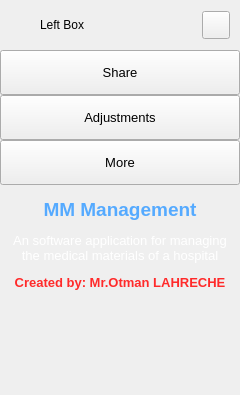
        <widget class="QFrame" name="extraLeftBox">
         <property name="minimumSize">
          <size>
           <width>0</width>
           <height>0</height>
          </size>
         </property>
         <property name="maximumSize">
          <size>
           <width>0</width>
           <height>16777215</height>
          </size>
         </property>
         <property name="frameShape">
          <enum>QFrame::NoFrame</enum>
         </property>
         <property name="frameShadow">
          <enum>QFrame::Raised</enum>
         </property>
         <layout class="QVBoxLayout" name="extraColumLayout">
          <property name="spacing">
           <number>0</number>
          </property>
          <property name="leftMargin">
           <number>0</number>
          </property>
          <property name="topMargin">
           <number>0</number>
          </property>
          <property name="rightMargin">
           <number>0</number>
          </property>
          <property name="bottomMargin">
           <number>0</number>
          </property>
          <item>
           <widget class="QFrame" name="extraTopBg">
            <property name="minimumSize">
             <size>
              <width>0</width>
              <height>50</height>
             </size>
            </property>
            <property name="maximumSize">
             <size>
              <width>16777215</width>
              <height>50</height>
             </size>
            </property>
            <property name="frameShape">
             <enum>QFrame::NoFrame</enum>
            </property>
            <property name="frameShadow">
             <enum>QFrame::Raised</enum>
            </property>
            <layout class="QVBoxLayout" name="verticalLayout_5">
             <property name="spacing">
              <number>0</number>
             </property>
             <property name="leftMargin">
              <number>0</number>
             </property>
             <property name="topMargin">
              <number>0</number>
             </property>
             <property name="rightMargin">
              <number>0</number>
             </property>
             <property name="bottomMargin">
              <number>0</number>
             </property>
             <item>
              <layout class="QGridLayout" name="extraTopLayout">
               <property name="leftMargin">
                <number>10</number>
               </property>
               <property name="rightMargin">
                <number>10</number>
               </property>
               <property name="horizontalSpacing">
                <number>10</number>
               </property>
               <property name="verticalSpacing">
                <number>0</number>
               </property>
               <item row="0" column="0">
                <widget class="QFrame" name="extraIcon">
                 <property name="minimumSize">
                  <size>
                   <width>20</width>
                   <height>0</height>
                  </size>
                 </property>
                 <property name="maximumSize">
                  <size>
                   <width>20</width>
                   <height>20</height>
                  </size>
                 </property>
                 <property name="frameShape">
                  <enum>QFrame::NoFrame</enum>
                 </property>
                 <property name="frameShadow">
                  <enum>QFrame::Raised</enum>
                 </property>
                </widget>
               </item>
               <item row="0" column="1">
                <widget class="QLabel" name="extraLabel">
                 <property name="minimumSize">
                  <size>
                   <width>150</width>
                   <height>0</height>
                  </size>
                 </property>
                 <property name="text">
                  <string>Left Box</string>
                 </property>
                </widget>
               </item>
               <item row="0" column="2">
                <widget class="QPushButton" name="extraCloseColumnBtn">
                 <property name="minimumSize">
                  <size>
                   <width>28</width>
                   <height>28</height>
                  </size>
                 </property>
                 <property name="maximumSize">
                  <size>
                   <width>28</width>
                   <height>28</height>
                  </size>
                 </property>
                 <property name="cursor">
                  <cursorShape>PointingHandCursor</cursorShape>
                 </property>
                 <property name="toolTip">
                  <string>Close left box</string>
                 </property>
                 <property name="text">
                  <string/>
                 </property>
                 <property name="icon">
                  <iconset>
                   <normaloff>:/icons/images/icons/icon_close.png</normaloff>:/icons/images/icons/icon_close.png</iconset>
                 </property>
                 <property name="iconSize">
                  <size>
                   <width>20</width>
                   <height>20</height>
                  </size>
                 </property>
                </widget>
               </item>
              </layout>
             </item>
            </layout>
           </widget>
          </item>
          <item>
           <widget class="QFrame" name="extraContent">
            <property name="frameShape">
             <enum>QFrame::NoFrame</enum>
            </property>
            <property name="frameShadow">
             <enum>QFrame::Raised</enum>
            </property>
            <layout class="QVBoxLayout" name="verticalLayout_12">
             <property name="spacing">
              <number>0</number>
             </property>
             <property name="leftMargin">
              <number>0</number>
             </property>
             <property name="topMargin">
              <number>0</number>
             </property>
             <property name="rightMargin">
              <number>0</number>
             </property>
             <property name="bottomMargin">
              <number>0</number>
             </property>
             <item alignment="Qt::AlignTop">
              <widget class="QFrame" name="extraTopMenu">
               <property name="frameShape">
                <enum>QFrame::NoFrame</enum>
               </property>
               <property name="frameShadow">
                <enum>QFrame::Raised</enum>
               </property>
               <layout class="QVBoxLayout" name="verticalLayout_11">
                <property name="spacing">
                 <number>0</number>
                </property>
                <property name="leftMargin">
                 <number>0</number>
                </property>
                <property name="topMargin">
                 <number>0</number>
                </property>
                <property name="rightMargin">
                 <number>0</number>
                </property>
                <property name="bottomMargin">
                 <number>0</number>
                </property>
                <item>
                 <widget class="QPushButton" name="btn_share">
                  <property name="sizePolicy">
                   <sizepolicy hsizetype="Expanding" vsizetype="Fixed">
                    <horstretch>0</horstretch>
                    <verstretch>0</verstretch>
                   </sizepolicy>
                  </property>
                  <property name="minimumSize">
                   <size>
                    <width>0</width>
                    <height>45</height>
                   </size>
                  </property>
                  <property name="font">
                   <font>
                    <family>Segoe UI</family>
                    <pointsize>10</pointsize>
                    <weight>50</weight>
                    <italic>false</italic>
                    <bold>false</bold>
                   </font>
                  </property>
                  <property name="cursor">
                   <cursorShape>PointingHandCursor</cursorShape>
                  </property>
                  <property name="layoutDirection">
                   <enum>Qt::LeftToRight</enum>
                  </property>
                  <property name="styleSheet">
                   <string notr="true">background-image: url(:/icons/images/icons/cil-share-boxed.png);</string>
                  </property>
                  <property name="text">
                   <string>Share</string>
                  </property>
                 </widget>
                </item>
                <item>
                 <widget class="QPushButton" name="btn_adjustments">
                  <property name="sizePolicy">
                   <sizepolicy hsizetype="Expanding" vsizetype="Fixed">
                    <horstretch>0</horstretch>
                    <verstretch>0</verstretch>
                   </sizepolicy>
                  </property>
                  <property name="minimumSize">
                   <size>
                    <width>0</width>
                    <height>45</height>
                   </size>
                  </property>
                  <property name="font">
                   <font>
                    <family>Segoe UI</family>
                    <pointsize>10</pointsize>
                    <weight>50</weight>
                    <italic>false</italic>
                    <bold>false</bold>
                   </font>
                  </property>
                  <property name="cursor">
                   <cursorShape>PointingHandCursor</cursorShape>
                  </property>
                  <property name="layoutDirection">
                   <enum>Qt::LeftToRight</enum>
                  </property>
                  <property name="styleSheet">
                   <string notr="true">background-image: url(:/icons/images/icons/cil-equalizer.png);</string>
                  </property>
                  <property name="text">
                   <string>Adjustments</string>
                  </property>
                 </widget>
                </item>
                <item>
                 <widget class="QPushButton" name="btn_more">
                  <property name="sizePolicy">
                   <sizepolicy hsizetype="Expanding" vsizetype="Fixed">
                    <horstretch>0</horstretch>
                    <verstretch>0</verstretch>
                   </sizepolicy>
                  </property>
                  <property name="minimumSize">
                   <size>
                    <width>0</width>
                    <height>45</height>
                   </size>
                  </property>
                  <property name="font">
                   <font>
                    <family>Segoe UI</family>
                    <pointsize>10</pointsize>
                    <weight>50</weight>
                    <italic>false</italic>
                    <bold>false</bold>
                   </font>
                  </property>
                  <property name="cursor">
                   <cursorShape>PointingHandCursor</cursorShape>
                  </property>
                  <property name="layoutDirection">
                   <enum>Qt::LeftToRight</enum>
                  </property>
                  <property name="styleSheet">
                   <string notr="true">background-image: url(:/icons/images/icons/cil-layers.png);</string>
                  </property>
                  <property name="text">
                   <string>More</string>
                  </property>
                 </widget>
                </item>
               </layout>
              </widget>
             </item>
             <item>
              <widget class="QFrame" name="extraCenter">
               <property name="frameShape">
                <enum>QFrame::NoFrame</enum>
               </property>
               <property name="frameShadow">
                <enum>QFrame::Raised</enum>
               </property>
               <layout class="QVBoxLayout" name="verticalLayout_10">
                <item>
                 <widget class="QTextEdit" name="textEdit">
                  <property name="minimumSize">
                   <size>
                    <width>222</width>
                    <height>0</height>
                   </size>
                  </property>
                  <property name="styleSheet">
                   <string notr="true">background: transparent;</string>
                  </property>
                  <property name="frameShape">
                   <enum>QFrame::NoFrame</enum>
                  </property>
                  <property name="readOnly">
                   <bool>true</bool>
                  </property>
                  <property name="html">
                   <string>&lt;!DOCTYPE HTML PUBLIC &quot;-//W3C//DTD HTML 4.0//EN&quot; &quot;http://www.w3.org/TR/REC-html40/strict.dtd&quot;&gt;
&lt;html&gt;&lt;head&gt;&lt;meta name=&quot;qrichtext&quot; content=&quot;1&quot; /&gt;&lt;style type=&quot;text/css&quot;&gt;
p, li { white-space: pre-wrap; }
&lt;/style&gt;&lt;/head&gt;&lt;body style=&quot; font-family:'Segoe UI'; font-size:10pt; font-weight:400; font-style:normal;&quot;&gt;
&lt;p align=&quot;center&quot; style=&quot; margin-top:12px; margin-bottom:12px; margin-left:0px; margin-right:0px; -qt-block-indent:0; text-indent:0px;&quot;&gt;&lt;span style=&quot; font-size:14pt; font-weight:600; color:#55aaff;&quot;&gt;MM Management&lt;/span&gt;&lt;/p&gt;
&lt;p align=&quot;center&quot; style=&quot; margin-top:12px; margin-bottom:12px; margin-left:0px; margin-right:0px; -qt-block-indent:0; text-indent:0px;&quot;&gt;&lt;span style=&quot; color:#ffffff;&quot;&gt;An software application for managing the medical materials of a hospital&lt;/span&gt;&lt;/p&gt;
&lt;p align=&quot;center&quot; style=&quot; margin-top:12px; margin-bottom:12px; margin-left:0px; margin-right:0px; -qt-block-indent:0; text-indent:0px;&quot;&gt;&lt;span style=&quot; font-weight:600; color:#ff2a2a;&quot;&gt;Created by: Mr.Otman LAHRECHE&lt;/span&gt;&lt;/p&gt;
&lt;p align=&quot;center&quot; style=&quot;-qt-paragraph-type:empty; margin-top:12px; margin-bottom:12px; margin-left:0px; margin-right:0px; -qt-block-indent:0; text-indent:0px;&quot;&gt;&lt;br /&gt;&lt;/p&gt;&lt;/body&gt;&lt;/html&gt;</string>
                  </property>
                 </widget>
                </item>
               </layout>
              </widget>
             </item>
             <item>
              <widget class="QFrame" name="extraBottom">
               <property name="frameShape">
                <enum>QFrame::NoFrame</enum>
               </property>
               <property name="frameShadow">
                <enum>QFrame::Raised</enum>
               </property>
              </widget>
             </item>
            </layout>
           </widget>
          </item>
         </layout>
        </widget>
